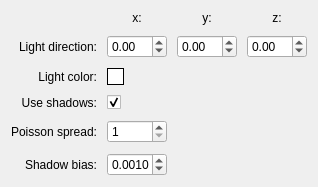
               <widget class="QWidget" name="scrollAreaWidgetContents_7">
                <property name="geometry">
                 <rect>
                  <x>0</x>
                  <y>0</y>
                  <width>318</width>
                  <height>177</height>
                 </rect>
                </property>
                <layout class="QVBoxLayout" name="verticalLayout_25">
                 <item>
                  <layout class="QVBoxLayout" name="verticalLayout_26">
                   <property name="spacing">
                    <number>20</number>
                   </property>
                   <item>
                    <layout class="QGridLayout" name="gridLayout_14" columnstretch="0,0,0,0,0,0">
                     <property name="rightMargin">
                      <number>0</number>
                     </property>
                     <property name="spacing">
                      <number>10</number>
                     </property>
                     <item row="3" column="2">
                      <widget class="QCheckBox" name="shadowsCheckBox">
                       <property name="sizePolicy">
                        <sizepolicy hsizetype="Preferred" vsizetype="Fixed">
                         <horstretch>0</horstretch>
                         <verstretch>0</verstretch>
                        </sizepolicy>
                       </property>
                       <property name="text">
                        <string/>
                       </property>
                       <property name="checked">
                        <bool>true</bool>
                       </property>
                      </widget>
                     </item>
                     <item row="1" column="3">
                      <widget class="QDoubleSpinBox" name="lightYSpinBox">
                       <property name="sizePolicy">
                        <sizepolicy hsizetype="Expanding" vsizetype="Fixed">
                         <horstretch>0</horstretch>
                         <verstretch>0</verstretch>
                        </sizepolicy>
                       </property>
                       <property name="maximumSize">
                        <size>
                         <width>60</width>
                         <height>16777215</height>
                        </size>
                       </property>
                       <property name="minimum">
                        <double>-99.000000000000000</double>
                       </property>
                       <property name="singleStep">
                        <double>0.100000000000000</double>
                       </property>
                      </widget>
                     </item>
                     <item row="1" column="1">
                      <widget class="QLabel" name="label_24">
                       <property name="enabled">
                        <bool>true</bool>
                       </property>
                       <property name="sizePolicy">
                        <sizepolicy hsizetype="Expanding" vsizetype="Preferred">
                         <horstretch>0</horstretch>
                         <verstretch>0</verstretch>
                        </sizepolicy>
                       </property>
                       <property name="text">
                        <string>Light direction:</string>
                       </property>
                       <property name="alignment">
                        <set>Qt::AlignRight|Qt::AlignTrailing|Qt::AlignVCenter</set>
                       </property>
                      </widget>
                     </item>
                     <item row="0" column="3">
                      <widget class="QLabel" name="label_23">
                       <property name="text">
                        <string>y:</string>
                       </property>
                       <property name="alignment">
                        <set>Qt::AlignCenter</set>
                       </property>
                      </widget>
                     </item>
                     <item row="3" column="1">
                      <widget class="QLabel" name="label_46">
                       <property name="text">
                        <string>Use shadows:</string>
                       </property>
                       <property name="alignment">
                        <set>Qt::AlignRight|Qt::AlignTrailing|Qt::AlignVCenter</set>
                       </property>
                      </widget>
                     </item>
                     <item row="0" column="4">
                      <widget class="QLabel" name="label_25">
                       <property name="text">
                        <string>z:</string>
                       </property>
                       <property name="alignment">
                        <set>Qt::AlignCenter</set>
                       </property>
                      </widget>
                     </item>
                     <item row="4" column="2">
                      <widget class="QSpinBox" name="poissonSpreadSpinBox">
                       <property name="sizePolicy">
                        <sizepolicy hsizetype="Preferred" vsizetype="Fixed">
                         <horstretch>0</horstretch>
                         <verstretch>0</verstretch>
                        </sizepolicy>
                       </property>
                       <property name="maximumSize">
                        <size>
                         <width>60</width>
                         <height>16777215</height>
                        </size>
                       </property>
                       <property name="minimum">
                        <number>1</number>
                       </property>
                       <property name="maximum">
                        <number>16777215</number>
                       </property>
                       <property name="singleStep">
                        <number>100</number>
                       </property>
                       <property name="value">
                        <number>1</number>
                       </property>
                      </widget>
                     </item>
                     <item row="5" column="2">
                      <widget class="QDoubleSpinBox" name="shadowBiasSpinBox">
                       <property name="sizePolicy">
                        <sizepolicy hsizetype="Expanding" vsizetype="Fixed">
                         <horstretch>0</horstretch>
                         <verstretch>0</verstretch>
                        </sizepolicy>
                       </property>
                       <property name="maximumSize">
                        <size>
                         <width>60</width>
                         <height>16777215</height>
                        </size>
                       </property>
                       <property name="decimals">
                        <number>4</number>
                       </property>
                       <property name="minimum">
                        <double>0.000000000000000</double>
                       </property>
                       <property name="maximum">
                        <double>1.000000000000000</double>
                       </property>
                       <property name="singleStep">
                        <double>0.001000000000000</double>
                       </property>
                       <property name="value">
                        <double>0.001000000000000</double>
                       </property>
                      </widget>
                     </item>
                     <item row="5" column="1">
                      <widget class="QLabel" name="label_6">
                       <property name="text">
                        <string>Shadow bias:</string>
                       </property>
                       <property name="alignment">
                        <set>Qt::AlignRight|Qt::AlignTrailing|Qt::AlignVCenter</set>
                       </property>
                      </widget>
                     </item>
                     <item row="2" column="2">
                      <widget class="QPushButton" name="lightColorPushButton">
                       <property name="sizePolicy">
                        <sizepolicy hsizetype="Preferred" vsizetype="Fixed">
                         <horstretch>0</horstretch>
                         <verstretch>0</verstretch>
                        </sizepolicy>
                       </property>
                       <property name="minimumSize">
                        <size>
                         <width>17</width>
                         <height>17</height>
                        </size>
                       </property>
                       <property name="maximumSize">
                        <size>
                         <width>17</width>
                         <height>17</height>
                        </size>
                       </property>
                       <property name="autoFillBackground">
                        <bool>false</bool>
                       </property>
                       <property name="styleSheet">
                        <string notr="true">border: 1px solid black; 
background-color: white;</string>
                       </property>
                       <property name="text">
                        <string/>
                       </property>
                      </widget>
                     </item>
                     <item row="1" column="4">
                      <widget class="QDoubleSpinBox" name="lightZSpinBox">
                       <property name="sizePolicy">
                        <sizepolicy hsizetype="Expanding" vsizetype="Fixed">
                         <horstretch>0</horstretch>
                         <verstretch>0</verstretch>
                        </sizepolicy>
                       </property>
                       <property name="maximumSize">
                        <size>
                         <width>60</width>
                         <height>16777215</height>
                        </size>
                       </property>
                       <property name="minimum">
                        <double>-99.000000000000000</double>
                       </property>
                       <property name="singleStep">
                        <double>0.100000000000000</double>
                       </property>
                      </widget>
                     </item>
                     <item row="0" column="2">
                      <widget class="QLabel" name="label_19">
                       <property name="text">
                        <string>x:</string>
                       </property>
                       <property name="alignment">
                        <set>Qt::AlignCenter</set>
                       </property>
                      </widget>
                     </item>
                     <item row="2" column="1">
                      <widget class="QLabel" name="label_42">
                       <property name="text">
                        <string>Light color:</string>
                       </property>
                       <property name="alignment">
                        <set>Qt::AlignRight|Qt::AlignTrailing|Qt::AlignVCenter</set>
                       </property>
                      </widget>
                     </item>
                     <item row="1" column="2">
                      <widget class="QDoubleSpinBox" name="lightXSpinBox">
                       <property name="sizePolicy">
                        <sizepolicy hsizetype="Expanding" vsizetype="Fixed">
                         <horstretch>0</horstretch>
                         <verstretch>0</verstretch>
                        </sizepolicy>
                       </property>
                       <property name="maximumSize">
                        <size>
                         <width>60</width>
                         <height>16777215</height>
                        </size>
                       </property>
                       <property name="minimum">
                        <double>-99.000000000000000</double>
                       </property>
                       <property name="singleStep">
                        <double>0.100000000000000</double>
                       </property>
                      </widget>
                     </item>
                     <item row="4" column="1">
                      <widget class="QLabel" name="label_47">
                       <property name="text">
                        <string>Poisson spread:</string>
                       </property>
                       <property name="alignment">
                        <set>Qt::AlignRight|Qt::AlignTrailing|Qt::AlignVCenter</set>
                       </property>
                      </widget>
                     </item>
                     <item row="1" column="0">
                      <spacer name="horizontalSpacer_7">
                       <property name="orientation">
                        <enum>Qt::Horizontal</enum>
                       </property>
                       <property name="sizeHint" stdset="0">
                        <size>
                         <width>40</width>
                         <height>20</height>
                        </size>
                       </property>
                      </spacer>
                     </item>
                     <item row="1" column="5">
                      <spacer name="horizontalSpacer_8">
                       <property name="orientation">
                        <enum>Qt::Horizontal</enum>
                       </property>
                       <property name="sizeHint" stdset="0">
                        <size>
                         <width>40</width>
                         <height>20</height>
                        </size>
                       </property>
                      </spacer>
                     </item>
                    </layout>
                   </item>
                  </layout>
                 </item>
                 <item>
                  <spacer name="verticalSpacer_3">
                   <property name="orientation">
                    <enum>Qt::Vertical</enum>
                   </property>
                   <property name="sizeHint" stdset="0">
                    <size>
                     <width>20</width>
                     <height>40</height>
                    </size>
                   </property>
                  </spacer>
                 </item>
                </layout>
               </widget>
